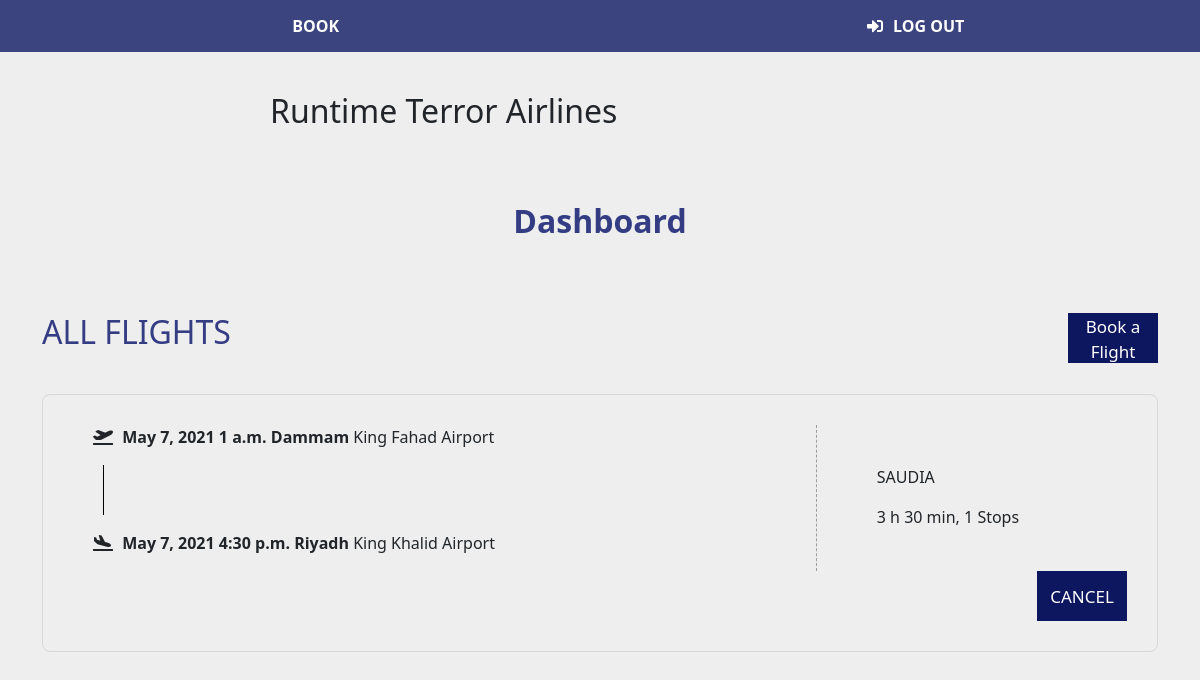
The app's page /dashboard (signed in) with its own data.
### main/models.py (models this page shows)
class Flight(models.Model):
    airline = models.CharField(max_length=50)
    from_city = models.CharField(max_length=15)
    to_city = models.CharField(max_length=15)
    from_airport = models.CharField(max_length=50)
    to_airport = models.CharField(max_length=50)
    departure_date = models.DateField()
    departure_time = models.TimeField()
    landing_date = models.DateField()
    landing_time = models.TimeField()
    flight_duration = models.CharField(max_length=15)
    economy_price = models.CharField(max_length=15)
    business_price = models.CharField(max_length=15)
    number_of_stops = models.IntegerField()
    waiting_time = models.CharField(max_length=15)
    on_flight = models.ManyToManyField(User, related_name="flight")
    created_at = models.DateTimeField(auto_now_add=True)
    updated_at = models.DateTimeField(auto_now=True)

### main/views.py (the view)
# urls.py: path('dashboard', views.user_dashboard),
def user_dashboard(request):
    if request.session is None:
        return redirect("/login")
    else:
        user_bookings = Flight.objects.filter(on_flight = request.session['logged_in'])
    context = {
        "user_bookings" : user_bookings,
        "logged_in" : User.objects.get(id=request.session['logged_in']),
    }
    return render(request, 'UserDashboard.html', context)

### main/templates/UserDashboard.html (shortened to what this page needs)
<!DOCTYPE html>
<html lang="en">
<head>
    <link href="https://cdn.jsdelivr.net/npm/bootstrap@5.0.0-beta3/dist/css/bootstrap.min.css" rel="stylesheet"
>
    <link rel="stylesheet" href="https://cdnjs.cloudflare.com/ajax/libs/font-awesome/5.15.3/css/all.min.css">
    {% load static %}
    <link rel="stylesheet" type="text/css" href="{% static 'css/nav.css' %}">
    <link rel="stylesheet" type="text/css" href="{% static 'css/AdminDashboard.css' %}">
    <link rel="stylesheet" type="text/css" href="{% static 'css/footer.css' %}">
    <link rel="stylesheet" type="text/css" href="{% static 'css/flights.css' %}">
</head>
<body>
    <div class="container-fluid px-0">
        <nav class="navbar navbar-expand-lg navbar-dark bg-black py-0 px-0">
            <div class="collapse navbar-collapse" id="navbarNav">
                <ul class="navbar-nav">
                    <li class="nav-item"> <a class="nav-link" href="/home">BOOK</a> </li>
                </ul>
                <a class="nav-link login" href="/logout"><i class="fas fa-sign-in-alt"></i>LOG OUT</a>
            </div>
        </nav>
        <div class="logo">
          <h2 class="brand">Runtime Terror Airlines</h2>
        </div>
        <div class="container">
        <div>
        <h4 class="title">Dashboard</h4>
      </div>
      <div class="content-head">
        <div class="add">
          <h4 class="sub-title">ALL FLIGHTS</h4>
          <a href="/home" style="text-decoration: none"><button class="add-button buttons">Book a Flight</button></a>
        </div>
        {% for booking in user_bookings %}
        <div class="flight">
            <div class="top">
              <div class="flight-time">
                <p>
                  <i class="fas fa-plane-departure airplane"></i>
                  <strong> {{booking.departure_date}} {{booking.departure_time}} {{booking.from_city}}</strong> {{booking.from_airport}}
                </p>
                <p class="land"></p>
                <p>
                  <i class="fas fa-plane-arrival airplane"></i>
                  <strong> {{booking.landing_date}} {{booking.landing_time}} {{booking.to_city}}</strong> {{booking.to_airport}}
                </p>
              </div>
              <div class="details">
                <p>{{booking.airline}}</p>
                <p>{{booking.flight_duration}}, {% if booking.number_of_stops == 0 %} Direct {% else %} {{booking.number_of_stops}} Stops {% endif %}</p>
              </div>
            </div>
            <div class="ed-del">
              <a href="/cancel_flight/{{booking.id}}" style="text-decoration: none"><button
                  class="add-button buttons">CANCEL</button></a>
            </div>
        </div>
        {% endfor %}
        </div>
    </div>
</body>
</html>

### main/static/css/nav.css (style rules this page uses)
.bg-black { background-color: rgb(60, 68, 128) }
.nav-link { color: inherit !important }
.nav-item { padding: 6px 20px; color: #fff; font-weight: bold; width: 200px; text-align: center; }
.login { padding: 6px 20px; color: #fff !important; font-weight: bold; height: 52px; display: flex; align-items: center; }
#navbarNav { justify-content: space-around; }
.logo { margin: 40px 0; display: flex; justify-content: space-around; }
.brand { width: 660px; }
.fa-sign-in-alt { margin-right: 10px; }

### main/static/css/AdminDashboard.css (style rules this page uses)
.title { font-weight: 600; font-size: 2rem; color: #343d84; text-align: center; }
.sub-title { font-weight: 500; font-size: 2rem; color: #343d84; display: inline-flex; justify-content: space-between; }
.add-button { display: inline-flex; justify-content:space-evenly; }
.top { display: flex; }
.ed-del { text-align: end; }
.buttons { width: 90px; display: inline-block; height: 50px; border: none; background-color: #0D1760; color: white; font-size: 17px; font-weight: 400; }
.add { display: flex; justify-content: space-between; margin-top:40px; margin-bottom: -20px; }
.land { padding-top: 50px; border-left: 1px solid black; margin-left: 10px; }
.airplane { margin-right: 5px; }

### main/static/css/footer.css (style rules this page uses)
a { color: #fff; text-decoration: none; }
body { background: #eee }

### main/static/css/flights.css (style rules this page uses)
.container { padding-bottom: 150px; }
.title { font-weight: 700; font-size: 2rem; color: #343d84; }
.flight { margin-top: 50px; border: 1px solid #d7d7d7; border-radius: 8px; padding: 30px; padding-left: 50px; }
.top { display: flex; }
.details { margin-left: 60px; margin-top: 40px; }
.flight-time { width: 70%; border-right: 1px dashed rgba(114, 114, 114, 0.646); }
.land { padding-top: 50px; border-left: 1px solid black; margin-left: 10px; }
.airplane { margin-right: 5px; }

### records on screen
Flight: departure_date "May 7, 2021", departure_time "1 a.m.", from_city "Dammam", from_airport "King Fahad Airport", landing_date "May 7, 2021", landing_time "4:30 p.m.", to_city "Riyadh", to_airport "King Khalid Airport", airline "SAUDIA", flight_duration "3 h 30 min", number_of_stops "1"
